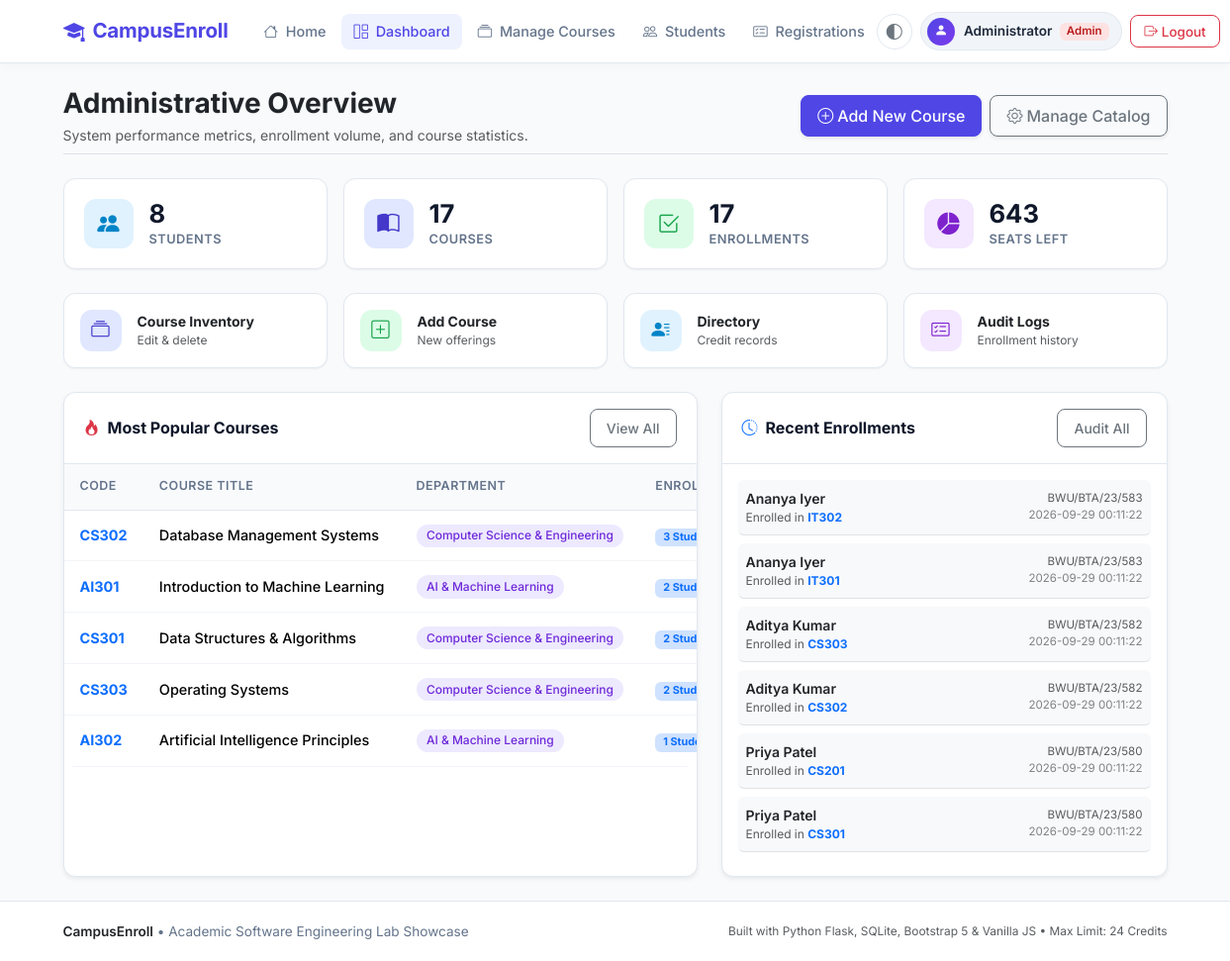
Screenshot of /admin/dashboard (signed in) with the database file from the repository.
### tables this page shows
CREATE TABLE courses (
    id INTEGER PRIMARY KEY AUTOINCREMENT,
    course_code TEXT UNIQUE NOT NULL,
    course_name TEXT NOT NULL,
    department TEXT NOT NULL,
    semester INTEGER NOT NULL,
    credits INTEGER NOT NULL CHECK(credits > 0),
    faculty TEXT NOT NULL,
    max_seats INTEGER NOT NULL CHECK(max_seats > 0),
    available_seats INTEGER NOT NULL CHECK(available_seats >= 0),
    schedule TEXT NOT NULL
);

CREATE TABLE registrations (
    id INTEGER PRIMARY KEY AUTOINCREMENT,
    student_id INTEGER NOT NULL,
    course_id INTEGER NOT NULL,
    registration_date TEXT NOT NULL DEFAULT (datetime('now', 'localtime')),
    FOREIGN KEY (student_id) REFERENCES students(id) ON DELETE CASCADE,
    FOREIGN KEY (course_id) REFERENCES courses(id) ON DELETE CASCADE,
    UNIQUE(student_id, course_id)
);

CREATE TABLE students (
    id INTEGER PRIMARY KEY AUTOINCREMENT,
    student_id TEXT UNIQUE NOT NULL,
    name TEXT NOT NULL,
    email TEXT UNIQUE NOT NULL,
    password TEXT NOT NULL,
    department TEXT NOT NULL,
    semester INTEGER NOT NULL,
    phone TEXT
);

### app.py (the view)
@app.route('/admin/dashboard')
@admin_required
def admin_dashboard():
    conn = get_db()
    total_students = conn.execute("SELECT COUNT(*) FROM students").fetchone()[0]
    total_courses = conn.execute("SELECT COUNT(*) FROM courses").fetchone()[0]
    total_registrations = conn.execute("SELECT COUNT(*) FROM registrations").fetchone()[0]
    total_available_seats = conn.execute("SELECT COALESCE(SUM(available_seats), 0) FROM courses").fetchone()[0]
    popular_courses = conn.execute("""
        SELECT c.course_code, c.course_name, c.department, c.credits, c.max_seats, c.available_seats,
               COUNT(r.id) as reg_count
        FROM courses c
        LEFT JOIN registrations r ON c.id = r.course_id
        GROUP BY c.id
        ORDER BY reg_count DESC, c.course_code ASC
        LIMIT 5
    """).fetchall()
    recent_registrations = conn.execute("""
        SELECT s.student_id, s.name as student_name, c.course_code, c.course_name, r.registration_date
        FROM registrations r
        JOIN students s ON r.student_id = s.id
        JOIN courses c ON r.course_id = c.id
        ORDER BY r.id DESC
        LIMIT 6
    """).fetchall()
    conn.close()
    return render_template('admin_dashboard.html',
                           total_students=total_students,
                           total_courses=total_courses,
                           total_registrations=total_registrations,
                           total_available_seats=total_available_seats,
                           popular_courses=popular_courses,
                           recent_registrations=recent_registrations)

### app.py (called while the page is built)
@app.after_request
def apply_security_headers(response):
    response.headers['X-Content-Type-Options'] = 'nosniff'
    response.headers['X-Frame-Options'] = 'SAMEORIGIN'
    response.headers['X-XSS-Protection'] = '1; mode=block'
    return response

def get_db():
    conn = sqlite3.connect(DB_PATH)
    conn.row_factory = sqlite3.Row
    conn.execute("PRAGMA foreign_keys = ON")
    return conn

def admin_required(f):
    @wraps(f)
    def decorated_function(*args, **kwargs):
        if 'user_id' not in session or session.get('role') != 'admin':
            flash('Please log in as an administrator to access this area.', 'warning')
            return redirect(url_for('admin_login'))
        return f(*args, **kwargs)
    return decorated_function

### templates/admin_dashboard.html (shortened to what this page needs)
{% extends 'base.html' %}
{% block content %}
<div class="d-flex flex-column flex-md-row justify-content-between align-items-md-center mb-3 mb-md-4 pb-2 border-bottom">
    <div class="mb-2 mb-md-0">
        <h2 class="fw-bold text-dark mb-1 fs-3 fs-md-2">Administrative Overview</h2>
        <p class="text-muted mb-0 small">System performance metrics, enrollment volume, and course statistics.</p>
    </div>
    <div class="d-flex flex-column flex-sm-row gap-2">
        <a href="{{ url_for('add_course') }}" class="btn btn-primary shadow-sm">
            <i class="bi bi-plus-circle me-1"></i> Add New Course
        </a>
        <a href="{{ url_for('manage_courses') }}" class="btn btn-outline-secondary shadow-sm">
            <i class="bi bi-gear me-1"></i> Manage Catalog
        </a>
    </div>
</div>
<div class="row g-2 g-md-3 mb-4">
    <div class="col-6 col-lg-3">
        <div class="stat-card">
            <div class="stat-icon stat-icon-blue">
                <i class="bi bi-people-fill"></i>
            </div>
            <div>
                <div class="stat-value">{{ total_students }}</div>
                <div class="stat-label">Students</div>
            </div>
        </div>
    </div>
    <div class="col-6 col-lg-3">
        <div class="stat-card">
            <div class="stat-icon stat-icon-indigo">
                <i class="bi bi-book-half"></i>
            </div>
            <div>
                <div class="stat-value">{{ total_courses }}</div>
                <div class="stat-label">Courses</div>
            </div>
        </div>
    </div>
    <div class="col-6 col-lg-3">
        <div class="stat-card">
            <div class="stat-icon stat-icon-green">
                <i class="bi bi-check2-square"></i>
            </div>
            <div>
                <div class="stat-value">{{ total_registrations }}</div>
                <div class="stat-label">Enrollments</div>
            </div>
        </div>
    </div>
    <div class="col-6 col-lg-3">
        <div class="stat-card">
            <div class="stat-icon stat-icon-purple">
                <i class="bi bi-pie-chart-fill"></i>
            </div>
            <div>
                <div class="stat-value">{{ total_available_seats }}</div>
                <div class="stat-label">Seats Left</div>
            </div>
        </div>
    </div>
</div>
<div class="row g-2 g-md-3 mb-4">
    <div class="col-6 col-md-3">
        <a href="{{ url_for('manage_courses') }}" class="app-card p-3 d-flex flex-column flex-sm-row align-items-center text-center text-sm-start gap-2 gap-sm-3 text-decoration-none text-dark app-card-hover h-100">
            <div class="stat-icon stat-icon-indigo" style="width: 42px; height: 42px; min-width: 42px; font-size: 1.15rem;">
                <i class="bi bi-collection"></i>
            </div>
            <div>
                <div class="fw-bold small">Course Inventory</div>
                <div class="text-muted d-none d-sm-block" style="font-size: 0.75rem;">Edit &amp; delete</div>
            </div>
        </a>
    </div>
    <div class="col-6 col-md-3">
        <a href="{{ url_for('add_course') }}" class="app-card p-3 d-flex flex-column flex-sm-row align-items-center text-center text-sm-start gap-2 gap-sm-3 text-decoration-none text-dark app-card-hover h-100">
            <div class="stat-icon stat-icon-green" style="width: 42px; height: 42px; min-width: 42px; font-size: 1.15rem;">
                <i class="bi bi-plus-square"></i>
            </div>
            <div>
                <div class="fw-bold small">Add Course</div>
                <div class="text-muted d-none d-sm-block" style="font-size: 0.75rem;">New offerings</div>
            </div>
        </a>
    </div>
    <div class="col-6 col-md-3">
        <a href="{{ url_for('view_students') }}" class="app-card p-3 d-flex flex-column flex-sm-row align-items-center text-center text-sm-start gap-2 gap-sm-3 text-decoration-none text-dark app-card-hover h-100">
            <div class="stat-icon stat-icon-blue" style="width: 42px; height: 42px; min-width: 42px; font-size: 1.15rem;">
                <i class="bi bi-person-lines-fill"></i>
            </div>
            <div>
                <div class="fw-bold small">Directory</div>
                <div class="text-muted d-none d-sm-block" style="font-size: 0.75rem;">Credit records</div>
            </div>
        </a>
    </div>
    <div class="col-6 col-md-3">
        <a href="{{ url_for('view_registrations') }}" class="app-card p-3 d-flex flex-column flex-sm-row align-items-center text-center text-sm-start gap-2 gap-sm-3 text-decoration-none text-dark app-card-hover h-100">
            <div class="stat-icon stat-icon-purple" style="width: 42px; height: 42px; min-width: 42px; font-size: 1.15rem;">
                <i class="bi bi-card-checklist"></i>
            </div>
            <div>
                <div class="fw-bold small">Audit Logs</div>
                <div class="text-muted d-none d-sm-block" style="font-size: 0.75rem;">Enrollment history</div>
            </div>
        </a>
    </div>
</div>
<div class="row g-4">
    <div class="col-lg-7">
        <div class="app-card h-100 shadow-sm">
            <div class="card-header-clean">
                <span class="fw-bold"><i class="bi bi-fire text-danger me-2"></i>Most Popular Courses</span>
                <a href="{{ url_for('manage_courses') }}" class="btn btn-sm btn-outline-secondary">View All</a>
            </div>
            <div class="table-responsive">
                <table class="table table-custom table-hover">
                    <thead>
                        <tr>
                            <th>Code</th>
                            <th>Course Title</th>
                            <th>Department</th>
                            <th>Enrolled</th>
                        </tr>
                    </thead>
                    <tbody>
                        {% for course in popular_courses %}
                            <tr>
                                <td><span class="fw-bold text-primary">{{ course.course_code }}</span></td>
                                <td class="fw-medium">{{ course.course_name }}</td>
                                <td><span class="badge badge-custom badge-dept">{{ course.department }}</span></td>
                                <td>
                                    <span class="badge bg-primary-subtle text-primary fw-bold px-2 py-1">
                                        {{ course.reg_count }} Students
                                    </span>
                                </td>
                            </tr>
                        {% endfor %}
                    </tbody>
                </table>
            </div>
        </div>
    </div>
    <div class="col-lg-5">
        <div class="app-card h-100 shadow-sm">
            <div class="card-header-clean">
                <span class="fw-bold"><i class="bi bi-clock-history text-primary me-2"></i>Recent Enrollments</span>
                <a href="{{ url_for('view_registrations') }}" class="btn btn-sm btn-outline-secondary">Audit All</a>
            </div>
            <div class="p-3">
                {% if recent_registrations %}
                    <ul class="list-unstyled mb-0">
                        {% for reg in recent_registrations %}
                            <li class="p-2 mb-2 rounded bg-light border-bottom d-flex justify-content-between align-items-center">
                                <div>
                                    <div class="fw-semibold text-dark small">{{ reg.student_name }}</div>
                                    <div class="text-muted" style="font-size: 0.75rem;">
                                        Enrolled in <strong class="text-primary">{{ reg.course_code }}</strong>
                                    </div>
                                </div>
                                <div class="text-end text-muted" style="font-size: 0.72rem;">
                                    <div>{{ reg.student_id }}</div>
                                    <div class="opacity-75">{{ reg.registration_date }}</div>
                                </div>
                            </li>
                        {% endfor %}
                    </ul>
                {% else %}
                    <p class="text-center text-muted py-4 small">No registrations recorded yet.</p>
                {% endif %}
            </div>
        </div>
    </div>
</div>
{% endblock %}

### static/css/style.css (style rules this page uses)
:root { --primary: #4f46e5; --primary-hover: #4338ca; --primary-light: #eef2ff; --secondary: #0ea5e9; --accent-purple: #7c3aed; --dark-slate: #0f172a; --text-main: #1e293b; --text-muted: #64748b; --bg-page: #f8fafc; --bg-card: #ffffff; --border-color: #e2e8f0; --success: #10b981; --warning: #f59e0b; --danger: #ef4444; --shadow-sm: 0 1px 2px 0 rgba(0, 0, 0, 0.05); --shadow-md: 0 4px 6px -1px rgba(0, 0, 0, 0.08), 0 2px 4px -2px rgba(0, 0, 0, 0.05); --shadow-lg: 0 10px 15px -3px rgba(0, 0, 0, 0.08), 0 4px 6px -4px rgba(0, 0, 0, 0.04); --radius-md: 12px; --radius-lg: 16px; --radius-pill: 9999px; --font-family: 'Inter', system-ui, -apple-system, BlinkMacSystemFont, "Segoe UI", Roboto, sans-serif; }
* { box-sizing: border-box; }
body { font-family: var(--font-family); background-color: var(--bg-page); color: var(--text-main); min-height: 100vh; display: flex; flex-direction: column; -webkit-font-smoothing: antialiased; }
.app-card { background: var(--bg-card); border: 1px solid var(--border-color); border-radius: var(--radius-md); box-shadow: var(--shadow-sm); transition: transform 0.2s ease, box-shadow 0.2s ease; overflow: hidden; }
.card-header-clean { background: transparent; border-bottom: 1px solid var(--border-color); padding: 1rem 1.25rem; font-weight: 600; color: var(--dark-slate); display: flex; align-items: center; justify-content: space-between; flex-wrap: wrap; gap: 0.5rem; }
.stat-card { padding: 1.25rem; display: flex; align-items: center; gap: 1rem; border-radius: var(--radius-md); background: #ffffff; border: 1px solid var(--border-color); box-shadow: var(--shadow-sm); height: 100%; }
.stat-icon { width: 50px; height: 50px; min-width: 50px; border-radius: 12px; display: flex; align-items: center; justify-content: center; font-size: 1.4rem; }
.stat-icon-indigo { background: #e0e7ff; color: #4338ca; }
.stat-icon-blue { background: #e0f2fe; color: #0284c7; }
.stat-icon-green { background: #dcfce7; color: #16a34a; }
.stat-icon-purple { background: #f3e8ff; color: #7e22ce; }
.stat-value { font-size: 1.6rem; font-weight: 700; line-height: 1.2; color: var(--dark-slate); }
.stat-label { font-size: 0.8rem; color: var(--text-muted); text-transform: uppercase; letter-spacing: 0.5px; font-weight: 600; }
.badge-custom { font-weight: 500; font-size: 0.75rem; padding: 0.35rem 0.65rem; border-radius: var(--radius-pill); display: inline-block; }
.badge-dept { background-color: #ede9fe; color: #6d28d9; }
.btn { font-weight: 500; border-radius: 8px; padding: 0.5rem 1rem; transition: all 0.2s ease; display: inline-flex; align-items: center; justify-content: center; }
.btn-primary { background-color: var(--primary); border-color: var(--primary); }
.table-responsive { border-radius: 0 0 var(--radius-md) var(--radius-md); -webkit-overflow-scrolling: touch; }
.table-custom { margin-bottom: 0; white-space: nowrap; }
.table-custom th { background-color: #f8fafc; color: var(--text-muted); font-size: 0.78rem; text-transform: uppercase; letter-spacing: 0.5px; font-weight: 600; padding: 0.85rem 1rem; border-bottom: 1px solid var(--border-color); }
.table-custom td { padding: 0.85rem 1rem; vertical-align: middle; border-bottom: 1px solid #f1f5f9; font-size: 0.9rem; }

### rows the page displays
courses: course_code "CS302", course_name "Database Management Systems", department "Computer Science & Engineering", reg_count "3"
courses: course_code "AI301", course_name "Introduction to Machine Learning", department "AI & Machine Learning", reg_count "2"
courses: course_code "CS301", course_name "Data Structures & Algorithms", department "Computer Science & Engineering", reg_count "2"
courses: course_code "CS303", course_name "Operating Systems", department "Computer Science & Engineering", reg_count "2"
courses: course_code "AI302", course_name "Artificial Intelligence Principles", department "AI & Machine Learning", reg_count "1"
registrations: student_name "Ananya Iyer", course_code "IT302", student_id "BWU/BTA/23/583", registration_date "2026-09-29 00:11:22"
registrations: student_name "Ananya Iyer", course_code "IT301", student_id "BWU/BTA/23/583", registration_date "2026-09-29 00:11:22"
registrations: student_name "Aditya Kumar", course_code "CS303", student_id "BWU/BTA/23/582", registration_date "2026-09-29 00:11:22"
registrations: student_name "Aditya Kumar", course_code "CS302", student_id "BWU/BTA/23/582", registration_date "2026-09-29 00:11:22"
registrations: student_name "Priya Patel", course_code "CS201", student_id "BWU/BTA/23/580", registration_date "2026-09-29 00:11:22"
registrations: student_name "Priya Patel", course_code "CS301", student_id "BWU/BTA/23/580", registration_date "2026-09-29 00:11:22"

### other values shown
{{ current_user.name }} "Administrator"
{{ current_user.student_id if current_user.role == 'student' else 'Admin' }} "Admin"
{{ total_students }} "8"
{{ total_courses }} "17"
{{ total_registrations }} "17"
{{ total_available_seats }} "643"
{{ MAX_CREDIT_LIMIT }} "24"
